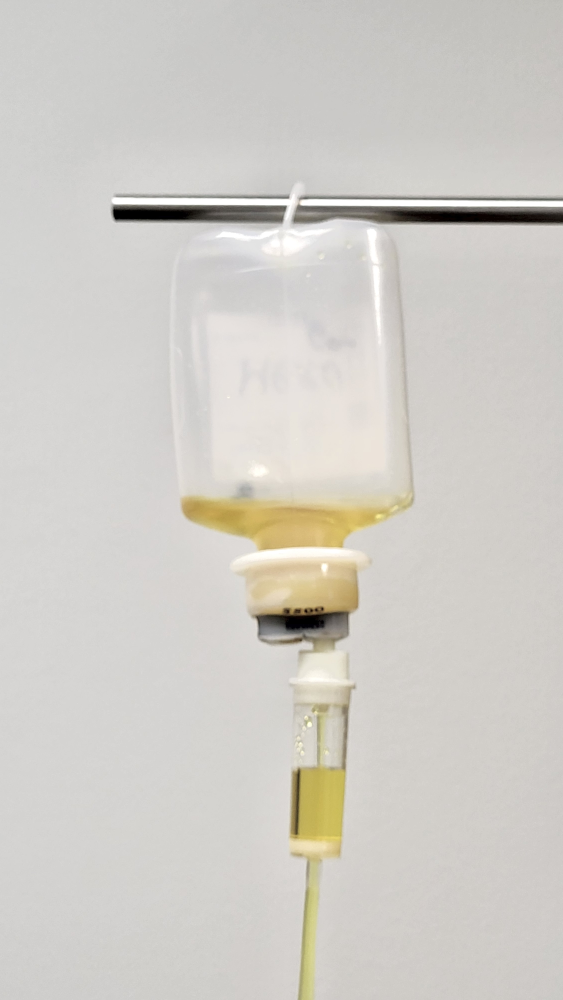
#> input picture images_for_analyzing/default_drip.jpg, 2252 x 4000 px (shown at 1/4 size)
$ python sandbox_4b_morphology.py ../../images_for_analyzing/default_drip.jpg
#> lines starting #> are read from the running program, lines starting #| are printed output that depends on the picture; after the words box and inside, x2 and y2 are one past the last pixel; in counts of white or black regions, pixels touching at a corner belong together
"""
✂️ Stage 4b · Morphological Transformation Sandbox
══════════════════════════════════════════════════
One image in, one image out.

    📥 in   build/sandbox/stage_4a_threshold.png     the mask from 4a
    📤 out  build/sandbox/stage_4b_morphology.png    the repaired mask → the input of 4c
    👀 look build/sandbox/stage_4b_changes.png       orange = sanded away, blue = filled in
    📝 log  build/sandbox/<unix time>_results_stage_4b.md

Run it from the repository root (or press ▶ in PyCharm):

    python 03_image-segmentation/sandboxes/sandbox_4b_morphology.py
    python 03_image-segmentation/sandboxes/sandbox_4b_morphology.py path/to/any_mask.png

👾 The Robot is a woodworker now. The mask from 4a is a rough plank: splinters (specks) stick out,
   and there are cracks and knotholes (holes) in it. The structuring element is its tool head:
   its shape and size decide how much wood one pass takes off or adds.

   🪚 erode   plane a layer off every edge. Splinters thinner than the tool disappear, the plank shrinks.
   🪵 dilate  spread wood filler along every edge. Cracks narrower than the tool fill up, the plank grows.
   🧽 open    plane, then fill back (erode → dilate). The splinters are gone, the plank keeps its size.
   🔨 close   fill, then plane flush (dilate → erode). The cracks are gone, the plank keeps its size.
"""
from __future__ import annotations

import sys
import time
from pathlib import Path

import cv2
import numpy as np

# ┏━━━━━━━━━━━━━━━━━━━━━━━━━━━━━━━━━━━━━━━━━━━━━━━━━━━━━━━━━━━━━━━━━━━━━━━━━━━━━┓
#    🎛️  TINKER ZONE — change one value, run again, compare the two results files
# ┗━━━━━━━━━━━━━━━━━━━━━━━━━━━━━━━━━━━━━━━━━━━━━━━━━━━━━━━━━━━━━━━━━━━━━━━━━━━━━┛
OPERATIONS = ["open", "close"]   # run in this order; any of "erode", "dilate", "open", "close"
KERNEL_SHAPE = "ellipse"         # "rect" (flat chisel), "ellipse" (round sanding block), "cross" (plus-shaped)
KERNEL_SIZE = 5                  # the tool's width in pixels (odd number): bigger = more wood per pass
ITERATIONS = 1                   # how many passes per operation
SPECK_AREA = 20                  # blobs smaller than this many pixels count as specks (same as 4a)
# ━━━━━━━━━━━━━━━━━━━━━━━━━━━━━━ end of TINKER ZONE ━━━━━━━━━━━━━━━━━━━━━━━━━━━━━━━━━━━━━━━━━━━━━━

TOOLS = {"rect": cv2.MORPH_RECT, "ellipse": cv2.MORPH_ELLIPSE, "cross": cv2.MORPH_CROSS}


def main() -> None:
    # 1. 📥 Load the mask from 4a
    src = pick_input(OUT / "stage_4a_threshold.png", hint="Run sandbox_4a_threshold.py first.")
    before = read_mask(src)
#> in read, `img = cv2.imread(str(path), flags)`:
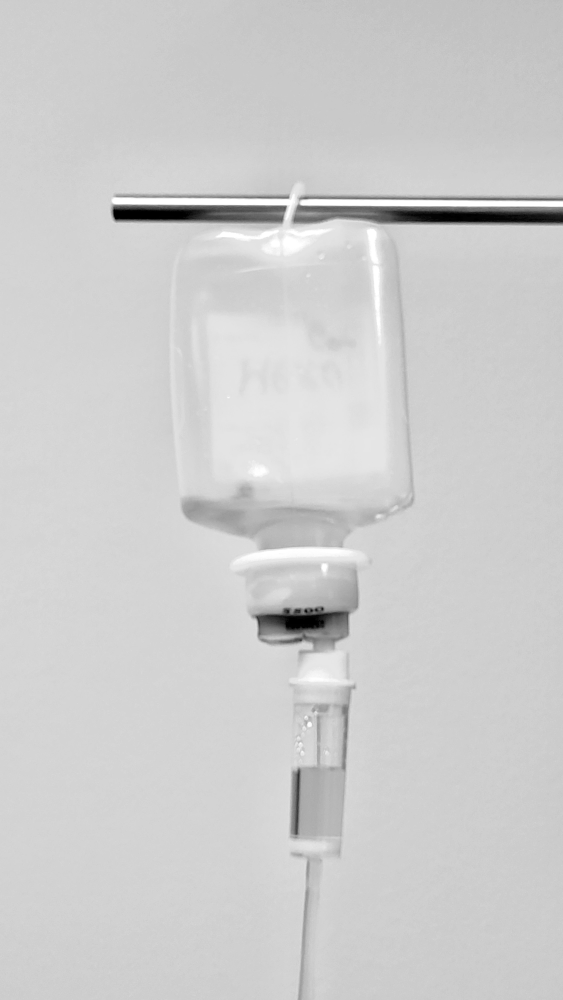
#> img: shape (4000, 2252) (shown at 1/4 size); min 0, max 255, mean 205.4
#> in read_mask, `return np.where(read(path, cv2.IMREAD_GRAYSCALE) > 127, 255, 0).astype..`:
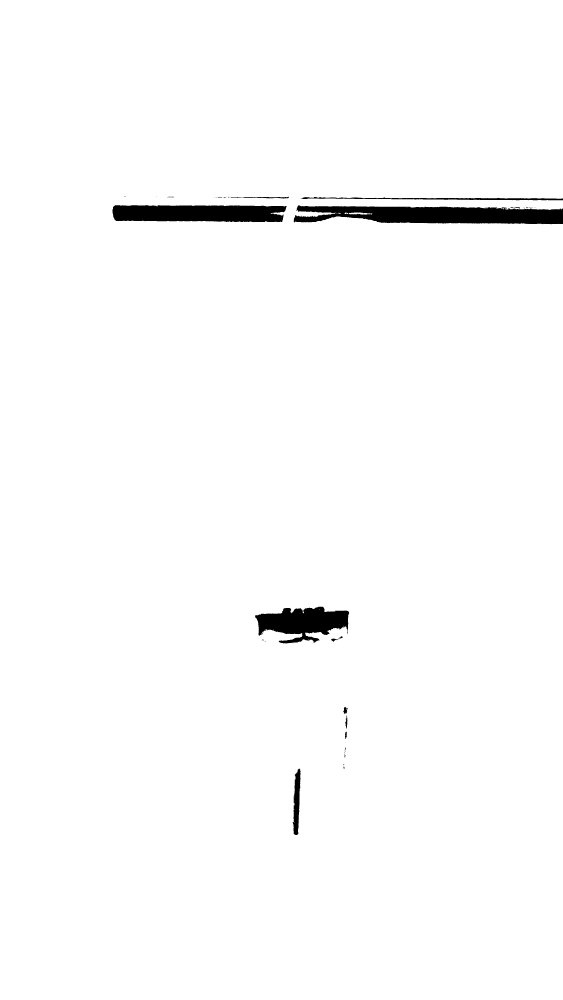
#> returned value: shape (4000, 2252) (shown at 1/4 size); 98.3% white; 55 black regions (37 under 20 px), largest, box (x1, y1, x2, y2) and area: (1175, 821, 2252, 897) 60340, (450, 821, 1146, 889) 42585, (1020, 2427, 1397, 2574) 33011

    # 2. 🧰 Pick the tool: the structuring element (kernel)
    if KERNEL_SHAPE not in TOOLS:
        raise SystemExit(f'👾 I don\'t have a "{KERNEL_SHAPE}" tool. Pick rect, ellipse or cross.')
    kernel = cv2.getStructuringElement(TOOLS[KERNEL_SHAPE], (KERNEL_SIZE, KERNEL_SIZE))

    # 3. 🪚 Work the plank, one operation after the other
    mask = before.copy()
    t0 = time.perf_counter()
    for op in OPERATIONS:
        if op == "erode":
            mask = cv2.erode(mask, kernel, iterations=ITERATIONS)                          # 🪚 plane
        elif op == "dilate":
            mask = cv2.dilate(mask, kernel, iterations=ITERATIONS)                         # 🪵 fill
        elif op == "open":
            mask = cv2.morphologyEx(mask, cv2.MORPH_OPEN, kernel, iterations=ITERATIONS)   # 🧽 plane → fill
        elif op == "close":
            mask = cv2.morphologyEx(mask, cv2.MORPH_CLOSE, kernel, iterations=ITERATIONS)  # 🔨 fill → plane
        else:
            raise SystemExit(f'👾 I don\'t know the operation "{op}". Use erode, dilate, open or close.')
    ms = 1000 * (time.perf_counter() - t0)
    out = save(mask, "stage_4b_morphology.png")

    # 4. 👀 Show what changed: white = kept, orange = sanded away, blue = filled in (colours are BGR)
    changes = np.full(mask.shape + (3,), 245, np.uint8)
    changes[(before > 0) & (mask > 0)] = (70, 70, 70)
    changes[(before > 0) & (mask == 0)] = (31, 120, 224)     # orange: removed
    changes[(before == 0) & (mask > 0)] = (200, 110, 30)     # blue: added
    look = save(changes, "stage_4b_changes.png")
#> call 2 of save, with name = 'stage_4b_changes.png'
#> in save (call 2), `cv2.imwrite(str(path), img)`:
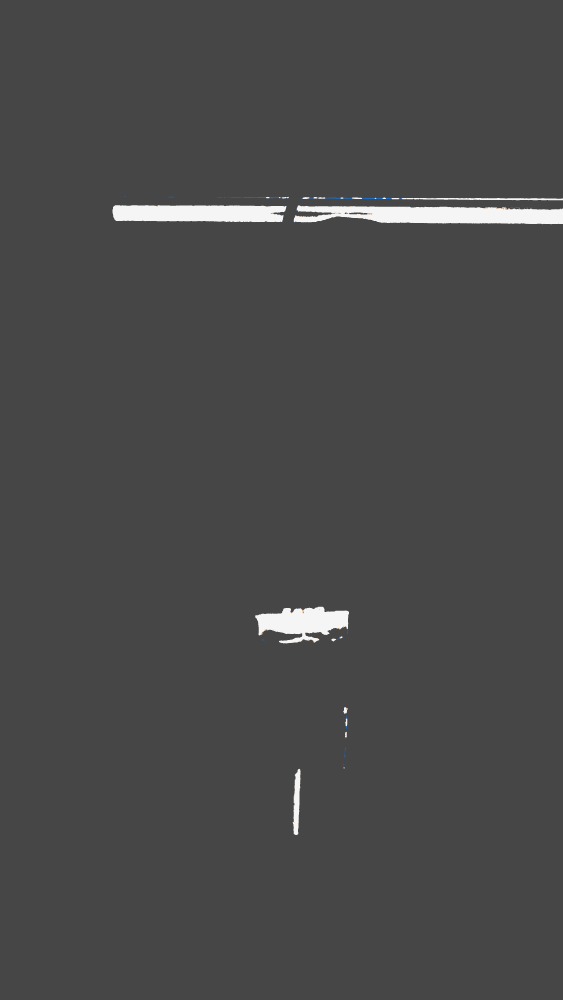
#> saved as stage_4b_changes.png: shape (4000, 2252, 3) (shown at 1/4 size); mean B, G, R 72.9, 72.9, 72.9

    # 5. 📊 Measure before and after
    fg0, fg1 = (100 * np.count_nonzero(m) / m.size for m in (before, mask))
#> fg0 = 98.34; fg1 = 98.36
    blobs0, specks0 = count_blobs(before)
#> in count_blobs, `_, _, stats, _ = cv2.connectedComponentsWithStats(mask, connectivity=8)`: stats = 31 rows, first 6: [450, 786, 1802, 2554, 149226], [0, 0, 2252, 4000, 8858107], [711, 823, 4, 1, 4], [950, 825, 2, 1, 2], [1402, 827, 3, 1, 3], [1626, 829, 3, 1, 3]
#> in count_blobs, `areas = stats[1:, cv2.CC_STAT_AREA]`: areas = 30 values, max 8858107 at index 0, min 1 at index 6, mean 295292.5
#> blobs0 = 30; specks0 = 26
    blobs1, specks1 = count_blobs(mask)
#> blobs1 = 3; specks1 = 0
    holes0, holes1 = count_holes(before), count_holes(mask)
#> in count_holes, `_, _, stats, _ = cv2.connectedComponentsWithStats(255 - mask, connecti..`: stats = 62 rows, first 6: [0, 0, 2252, 4000, 8858774], [496, 786, 8, 1, 8], [626, 787, 2, 1, 2], [673, 787, 10, 2, 18], [684, 787, 13, 2, 22], [913, 787, 4, 3, 9]
#> in count_holes, `x, y, w, h = (stats[1:, i] for i in range(4))`: x = 61 values, max 2239 at index 25, min 450 at index 14, mean 1266.6; y = 61 values from 786 to 3302; w = 61 values, max 1077 at index 16, min 1 at index 11, mean 62.18; h = 61 values, max 266 at index 59, min 1 at index 0, mean 13.49
#> in count_holes (call 2), `_, _, stats, _ = cv2.connectedComponentsWithStats(255 - mask, connecti..`: stats = 24 rows, first 6: [0, 0, 2252, 4000, 8859969], [1064, 787, 14, 6, 63], [1147, 787, 8, 6, 35], [1116, 788, 6, 5, 22], [1128, 788, 18, 6, 80], [1210, 788, 28, 8, 165]
#> holes0 = 59; holes1 = 21
    changed = 100 * np.count_nonzero(before != mask) / mask.size
#> changed = 0.0338
    removed = 100 * np.count_nonzero((before > 0) & (mask == 0)) / max(1, np.count_nonzero(before))
#> removed = 0.0104
    added = 100 * np.count_nonzero((before == 0) & (mask > 0)) / max(1, np.count_nonzero(before))
#> added = 0.0239
    drift = 100 * abs(fg1 - fg0) / max(fg0, 1e-9)
#> drift = 0.0135

    # 6. 🚦 Judge the numbers
    if fg1 < 0.5:
        fg_level, fg_why = "bad", "The Robot planed the whole plank away. Use a smaller tool or fewer passes."
    elif drift > 25:
        fg_level, fg_why = "check", (f"The object changed size by {drift:.0f} %. Repairs shouldn't change the size much: "
                                     "a smaller tool, or pair every erode with a dilate.")
    else:
        fg_level, fg_why = "good", f"The object changed size by only {drift:.0f} %: repaired, not reshaped."
#> fg_level = 'good'

    metrics = [
        ("⚪", "Foreground", f"{fg0:.1f} % → {fg1:.1f} %", fg_level, fg_why),
        ("🧂", "Specks", f"{specks0} → {specks1}", "good" if specks1 <= specks0 else "check",
         f"Blobs under {SPECK_AREA} px. Lower is better: specks are noise, not objects. Opening removes them."),
        ("🫧", "Blobs", f"{blobs0} → {blobs1}", "good" if blobs1 <= blobs0 else "check",
         "Separate white islands. Lower usually means cleaner, but watch out: closing can also glue two real objects together."),
        ("🕳️", "Holes", f"{holes0} → {holes1}", "good" if holes1 <= holes0 else "check",
         "Black pockets inside white objects. Lower is better for solid objects like the chamber. Closing fills them."),
        ("🪚", "Sanded away", f"{removed:.1f} % of the object", "info",
         "Orange in stage_4b_changes.png. A little is good (splinters); a lot means the tool is too big."),
        ("🪵", "Filled in", f"{added:.1f} % of the object", "info",
         "Blue in stage_4b_changes.png. A little is good (cracks); a lot means objects are growing into each other."),
        ("🔁", "Pixels changed", f"{changed:.2f} % of the image", "info",
         "How much work the Robot did in total. Near 0 % means the operation had nothing to repair."),
        ("⏱️", "Time", f"{ms:.2f} ms ({1000 / max(ms, 1e-3):.0f} fps)", "info",
         "Lower is better. Cost grows with KERNEL_SIZE × ITERATIONS × number of operations."),
    ]

    tips = []
    if specks1 > 0:
        tips.append('Specks left: put `"open"` first, or make `KERNEL_SIZE` a bit bigger.')
    if holes1 > 0:
        tips.append('Holes left: add `"close"`, or make `KERNEL_SIZE` a bit bigger.')
    if drift > 25:
        tips.append("The object changed size a lot: use a smaller `KERNEL_SIZE`, or balance erode and dilate.")
    tips += ['Swap the order: `["close", "open"]` vs `["open", "close"]`. Is the result the same? Why not?',
             "Try `KERNEL_SHAPE` rect, ellipse and cross with the same size, and watch the corners in stage_4b_changes.png.",
             "Next: `sandbox_4c_contours.py` turns these blobs into objects it can count and measure."]

    story = (f"👾 I took **{src.name}** and worked it with a **{KERNEL_SIZE}×{KERNEL_SIZE} {KERNEL_SHAPE}** tool: "
             f"{' → '.join(OPERATIONS) or 'nothing'}"
             + (f", {ITERATIONS} passes each" if ITERATIONS > 1 else "") + ". "
             f"Specks went from {specks0} to {specks1} and holes from {holes0} to {holes1}, "
             f"while the object changed size by {drift:.0f} %.")
    log = write_results("4b", "✂️ Stage 4b · Morphological Transformations", story,
                        files=[("📥 input", rel(src)), ("📤 output", rel(out)), ("👀 changes", rel(look))],
                        knobs={"OPERATIONS": OPERATIONS, "KERNEL_SHAPE": KERNEL_SHAPE,
                               "KERNEL_SIZE": KERNEL_SIZE, "ITERATIONS": ITERATIONS},
                        metrics=metrics, tips=tips)
    report(metrics, [out, look], log)


def count_blobs(mask: np.ndarray) -> tuple[int, int]:
    """(white islands, of which specks)"""
    _, _, stats, _ = cv2.connectedComponentsWithStats(mask, connectivity=8)
    areas = stats[1:, cv2.CC_STAT_AREA]
    return len(areas), int((areas < SPECK_AREA).sum())


def count_holes(mask: np.ndarray) -> int:
    """Black pockets fully enclosed by white: background islands that don't touch the image border."""
    _, _, stats, _ = cv2.connectedComponentsWithStats(255 - mask, connectivity=4)
    x, y, w, h = (stats[1:, i] for i in range(4))
    inside = (x > 0) & (y > 0) & (x + w < mask.shape[1]) & (y + h < mask.shape[0])
    return int(inside.sum())


# ━━━━━━━━━━━━━━━━━━━━━━━━━━━ 🔒 PLUMBING — the same in every sandbox, no need to touch ━━━━━━━━━━━━━━━━━━━━━━━━━━━

def repo_root() -> Path:
    here = Path(__file__).resolve().parent
    for folder in (here, *here.parents):
        if (folder / "run_pipeline.py").exists():
            return folder
    return Path.cwd()


ROOT = repo_root()
OUT = ROOT / "build" / "sandbox"   # build/ is in .gitignore: your experiments stay on your machine


def pick_input(default: Path, fallback: Path | None = None, hint: str = "") -> Path:
    """The path on the command line, else the previous step's output, else the fallback."""
    if len(sys.argv) > 1 and sys.argv[1].strip():
        return Path(sys.argv[1]).expanduser()
    if default.exists():
        return default
    if fallback is not None and fallback.exists():
        print(f"👾 {rel(default)} isn't there yet, so I'm using {rel(fallback)}.")
        return fallback
    raise SystemExit(f"👾 I need {rel(default)} first. {hint}")


def read(path: Path, flags: int = cv2.IMREAD_COLOR) -> np.ndarray:
    if not Path(path).is_file():
        raise SystemExit(f"👾 There's no file at {path}. Check the path, or run the previous sandbox first.")
    img = cv2.imread(str(path), flags)
    if img is None:
        raise SystemExit(f"👾 I can't read {path}. Is it an image, and is the path right?")
    return img


def read_mask(path: Path) -> np.ndarray:
    """Masks are black (0) and white (255). Re-binarise, in case an editor or a JPEG blurred them."""
    return np.where(read(path, cv2.IMREAD_GRAYSCALE) > 127, 255, 0).astype(np.uint8)


def read_photo(shape: tuple) -> np.ndarray | None:
    """The grey photo 4a worked on, for overlays. None if it's missing or a different size."""
    path = OUT / "stage_4_photo.png"
    photo = cv2.imread(str(path), cv2.IMREAD_GRAYSCALE) if path.exists() else None
    return photo if photo is not None and photo.shape == shape[:2] else None


def save(img: np.ndarray, name: str) -> Path:
    OUT.mkdir(parents=True, exist_ok=True)
    path = OUT / name
    cv2.imwrite(str(path), img)
    return path


def rel(path: Path) -> str:
    try:
        return str(Path(path).resolve().relative_to(ROOT))
    except ValueError:
        return str(path)


LIGHTS = {"good": "🟢", "check": "🟠", "bad": "🔴", "info": "ℹ️"}


def write_results(stage: str, title: str, story: str, files: list, knobs: dict, metrics: list, tips: list,
                  extra: str = "") -> Path:
    now = time.time()
    lines = [f"# {title} · results", "",
             f"🕒 {time.strftime('%Y-%m-%d %H:%M:%S', time.localtime(now))} · unix `{int(now)}`", "",
             "## 👾 What the Robot did", "", story, "",
             "## 📂 Files", "", "| | |", "|---|---|", *[f"| {k} | `{v}` |" for k, v in files], "",
             "## 🎛️ Knobs used", "", "| Knob | Value |", "|---|---|", *[f"| `{k}` | `{v}` |" for k, v in knobs.items()], "",
             "## 📊 Metrics", "", "| | Metric | Value | | What it tells you |", "|---|---|---|---|---|",
             *[f"| {e} | {m} | **{v}** | {LIGHTS[lvl]} | {why} |" for e, m, v, lvl, why in metrics], "",
             "🟢 looks right · 🟠 worth a look · 🔴 something is off · ℹ️ for your information", "",
             *([extra, ""] if extra else []),
             "## 💡 Try next", "", *[f"- {t}" for t in tips], ""]
    OUT.mkdir(parents=True, exist_ok=True)
    path = OUT / f"{int(now)}_results_stage_{stage}.md"
    path.write_text("\n".join(lines), encoding="utf-8")
    return path


def report(metrics: list, outputs: list, log: Path) -> None:
    print()
    for e, m, v, lvl, _ in metrics:
        print(f"  {LIGHTS[lvl]} {e} {m}: {v}")
#> this loop made 8 passes
#> (e, m, v, lvl) on passes 1 to 8: ('⚪', 'Foreground', '98.3 % → 98.4 %', 'good'), ('🧂', 'Specks', '26 → 0', 'good'), ('🫧', 'Blobs', '30 → 3', 'good'), ('🕳️', 'Holes', '59 → 21', 'good'), ('🪚', 'Sanded away', '0.0 % of the object', 'info'), ('🪵', 'Filled in', '0.0 % of the object', 'info'), ('🔁', 'Pixels changed', '0.03 % of the image', 'info'), ('⏱️', 'Time', '148.91 ms (7 fps)', 'info')
#|   🟢 ⚪ Foreground: 98.3 % → 98.4 %
#|   🟢 🧂 Specks: 26 → 0
#|   🟢 🫧 Blobs: 30 → 3
#|   🟢 🕳️ Holes: 59 → 21
#|   ℹ️ 🪚 Sanded away: 0.0 % of the object
#|   ℹ️ 🪵 Filled in: 0.0 % of the object
#|   ℹ️ 🔁 Pixels changed: 0.03 % of the image
#|   ℹ️ ⏱️ Time: 148.91 ms (7 fps)
    for path in outputs:
        print(f"  📤 {rel(path)}")
    print(f"  📝 {rel(log)}\n")


if __name__ == "__main__":
    main()
